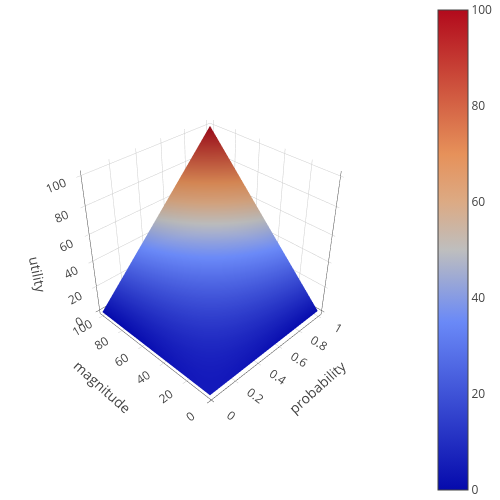

Notebook code cell kept with this figure:
### Markdown cell above
## Recap - Integrating reward magnitude and probability: utility

We need to also specify how the model combines the two dimensions to derive an overall utility for each option.

Equation 3 below formalizes multiplicative utility:

$$
\underbrace{u}_\textrm{utility} = \underbrace{m}_\textrm{reward magnitude} \times \underbrace{p}_\textrm{reward probability} \tag{Equation 3}
$$

Here, we define the utility $u$ as the product of the reward probability $p$ and magnitude $m$. The next code cell plots visualises this utility function:

### Code cell
# define the utility function as per equation 3
def multiplicative_utility(mag, prob):
  return mag*prob

plotting.visualise_utility_function(multiplicative_utility)

### Figure 1 — Plotly figure (JSON) as saved in the notebook; plotly's stock layout.template omitted (floating-point values rounded to 4 significant figures; data arrays with more than 128 entries replaced by an {"elided": "..."} marker saying what was removed)
{"data": [{"type": "surface", "x": [0, 0.0101, 0.0202, 0.0303, 0.0404, 0.05051, 0.06061, 0.07071, 0.08081, 0.09091, 0.101, 0.1111, 0.1212, 0.1313, 0.1414, 0.1515, 0.1616, 0.1717, 0.1818, 0.1919, 0.202, 0.2121, 0.2222, 0.2323, 0.2424, 0.2525, 0.2626, 0.2727, 0.2828, 0.2929, 0.303, 0.3131, 0.3232, 0.3333, 0.3434, 0.3535, 0.3636, 0.3737, 0.3838, 0.3939, 0.404, 0.4141, 0.4242, 0.4343, 0.4444, 0.4545, 0.4646, 0.4747, 0.4848, 0.4949, 0.5051, 0.5152, 0.5253, 0.5354, 0.5455, 0.5556, 0.5657, 0.5758, 0.5859, 0.596, 0.6061, 0.6162, 0.6263, 0.6364, 0.6465, 0.6566, 0.6667, 0.6768, 0.6869, 0.697, 0.7071, 0.7172, 0.7273, 0.7374, 0.7475, 0.7576, 0.7677, 0.7778, 0.7879, 0.798, 0.8081, 0.8182, 0.8283, 0.8384, 0.8485, 0.8586, 0.8687, 0.8788, 0.8889, 0.899, 0.9091, 0.9192, 0.9293, 0.9394, 0.9495, 0.9596, 0.9697, 0.9798, 0.9899, 1], "y": [1, 2, 3, 4, 5, 6, 7, 8, 9, 10, 11, 12, 13, 14, 15, 16, 17, 18, 19, 20, 21, 22, 23, 24, 25, 26, 27, 28, 29, 30, 31, 32, 33, 34, 35, 36, 37, 38, 39, 40, 41, 42, 43, 44, 45, 46, 47, 48, 49, 50, 51, 52, 53, 54, 55, 56, 57, 58, 59, 60, 61, 62, 63, 64, 65, 66, 67, 68, 69, 70, 71, 72, 73, 74, 75, 76, 77, 78, 79, 80, 81, 82, 83, 84, 85, 86, 87, 88, 89, 90, 91, 92, 93, 94, 95, 96, 97, 98, 99, 100], "z": {"elided": "100x100 float values"}}], "layout": {"autosize": false, "height": 500, "margin": {"b": 0, "l": 0, "pad": 4, "r": 0, "t": 0}, "scene": {"camera": {"eye": {"x": -2, "y": -2, "z": 2}}, "xaxis": {"title": {"text": "probability"}}, "yaxis": {"title": {"text": "magnitude"}}, "zaxis": {"title": {"text": "utility"}}}, "width": 500}}
